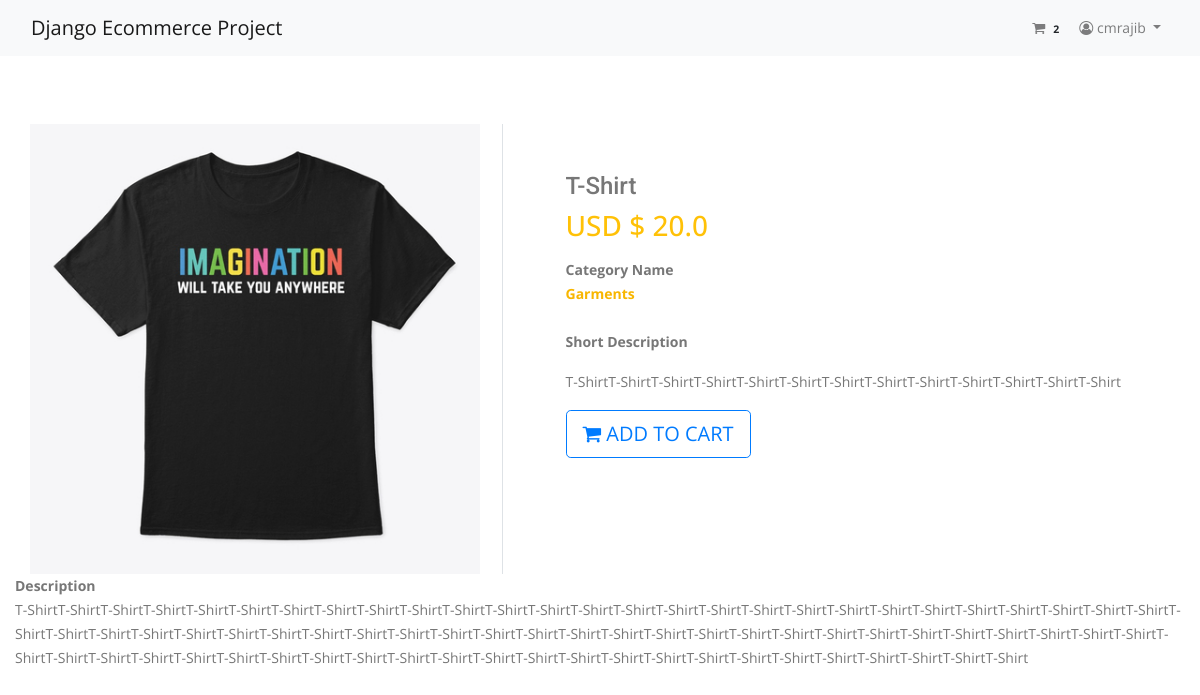
Page /product/3/ (signed in) on the committed database.
### App_Login/models.py (models this page shows, shortened)
class User(AbstractBaseUser, PermissionsMixin):
    email = models.EmailField(unique=True, null=False)
    is_staff = models.BooleanField(
        ugettext_lazy('Staff'), default=False,
        help_text=ugettext_lazy('Designates whether the user can log in the site')
    )
    is_active = models.BooleanField(
        ugettext_lazy('active'),
        default=True,
        help_text=ugettext_lazy('Designates whether this user should be treatea as active')
    )
    USERNAME_FIELD = 'email'
    objects = MyUserManager()

class Profile(models.Model):
    user = models.OneToOneField(User, on_delete=models.CASCADE, related_name='profile')
    username = models.CharField(max_length=264, null=True, blank=True)
    full_name = models.CharField(max_length=264, null=True, blank=True)
    address_1 = models.TextField(max_length=300, null=True, blank=True)
    city = models.CharField(max_length=40, null=True, blank=True)
    zipcode = models.CharField(max_length=10, null=True, blank=True)
    country = models.CharField(max_length=20, null=True, blank=True)
    phone = models.CharField(max_length=20, null=True, blank=True)
    date_joined = models.DateTimeField(auto_now_add=True)

### App_Order/models.py (models this page shows, shortened)
class Order(models.Model):
    orderitems = models.ManyToManyField(Cart)
    user = models.ForeignKey(settings.AUTH_USER_MODEL, on_delete=models.CASCADE)
    ordered = models.BooleanField(default=False)
    created = models.DateTimeField(auto_now_add=True)
    paymentId = models.CharField(max_length=264, blank=True, null=True)
    orderId = models.CharField(max_length=200, blank=True, null=True)

### App_Shop/models.py (models this page shows, shortened)
class Product(models.Model):
    mainimage = models.ImageField(upload_to='Product')
    name = models.CharField(max_length=264)
    category = models.ForeignKey(Category, on_delete=models.CASCADE, related_name='category')
    preview_text = models.TextField(max_length=200, verbose_name='Preview Text')
    details_text = models.TextField(max_length=1000, verbose_name='Description')
    price = models.FloatField()
    old_price = models.FloatField(default=0.0)
    created = models.DateTimeField(auto_now_add=True)
    class Meta:
        ordering = ['created',]

class Category(models.Model):
    title = models.CharField(max_length=30)
    created = models.DateTimeField(auto_now_add=True)
    def __str__(self):
        return self.title
    class Meta:
        verbose_name_plural = "Categories"

### App_Shop/views.py (the view)
# urls.py: path('product/<pk>/', views.ProductDetail.as_view(), name='product_detail'),
class ProductDetail(DetailView):
    model = Product
    template_name = 'App_Shop/product_detail.html'

### App_Order/templatetags/cart_tag.py (called while the page is built)
@register.filter
def cart_total(user):
    order = Order.objects.filter(user=user, ordered=False)
    if order.exists():
        return order[0].orderitems.count()
    else:
        return 0

### templates/App_Shop/product_detail.html
{% extends 'base.html' %}
{% block body_block %}
<div class="container my-5">
  <div class=" ">
    <div class="row">
      <aside class="col-sm-5 border-right">
        <article class="gallery-wrap">
          <div class=" ">
            <a href="#"><img src="{{ object.mainimage.url }}" style="width:450px;" ></a>
          </div>
        </article>
      </aside>
    <aside class="col-sm-7">
      <article class="card-body p-5">
        <h3 class=" ">{{ object.name }}</h3>
        <p class=" ">
          <span class="price h3 text-warning">
            <span class="">USD $ </span>
            <span class=""> {{ object.price }}</span>
          </span>
        </p>
        <dl class="item-property">
          <dt>Category Name</dt>
        <font color="red">  <b>{{ object.category }}</b></font>
<br><br>
          <dt>Short Description</dt>
          <dd>
            <p> {{ object.preview_text|linebreaks }}</p>
          </dd>
        </dl>
<a href=" {% url 'App_Order:add' object.pk %} " class="btn btn-lg btn-outline-primary text-uppercase">
<i class="fa fa-shopping-cart"></i> Add To Cart</a>
      </article>
    </aside>
    <dt>Description</dt>
  <p> {{ object.details_text|linebreaks }}</p><br><br>
  <br><br>
    </div>
  </div>
</div>
{% endblock %}

### templates/navbar.html (shortened to what this page needs)
{% load cart_tag %}
<nav class="navbar navbar-expand-lg navbar-light bg-light">
  <div class="container">
    <a class="navbar-brand" href="{% url 'App_Shop:home' %}"> Django Ecommerce Project</a>
<div class="collapse navbar-collapse" id="navbarNav">
  <ul class="navbar-nav ml-auto">
    {% if request.user.is_authenticated %}
    <li class="nav-item">
 <a class="nav-link" href=" {% url 'App_Order:cart' %} ">
   <i class="fa fa-shopping-cart" aria-hidden="true"></i>
<span class="badge badge-light"> {{ request.user | cart_total }}</span>
 </a>
    </li>
  <li class="nav-item dropdown">
 <a class="nav-link dropdown-toggle" href="#" id="navbarDropdown" role="button"
 data-toggle="dropdown" aria-haspopup="true" aria-expanded="false">
<i class="fa fa-user-circle-o"></i> {{ request.user.profile.username }}  </a>
  </li>
{% else %}
 <li class="nav-item">
   <a href="{% url 'App_Login:login' %}" class="btn btn-info btn-sm"> Login</a>
   <a href="{% url 'App_Login:signup' %}" class="btn btn-info btn-sm"> Signup</a>
 </li>
{% endif %}
  </ul>
    </div>
  </div>
</nav>

### static/css/style.css (style rules this page uses)
a { text-decoration: none; -webkit-transition: all 0.3s ease-in-out; -o-transition: all 0.3s ease-in-out; transition: all 0.3s ease-in-out; }
body { line-height: 24px; font-size: 14px; font-family: "Open Sans", sans-serif; font-weight: normal; color: #777777; }
h1, h2, h3, h4, h5, h6 { font-family: "Roboto", sans-serif; font-weight: 500; }
@media (min-width: 1200px) { .container { max-width: 1200px; } }
b, sup, sub, u, del { color: #f8b600; }
h3 { font-size: 24px; }

### rows in the picture
User: user|cart_total "2", user.profile.username "cmrajib"
Product: mainimage (picture), name "T-Shirt", price "20.0", category "Garments", preview_text "T-ShirtT-ShirtT-ShirtT-ShirtT-ShirtT-ShirtT-ShirtT-ShirtT-ShirtT-ShirtT-ShirtT-ShirtT-Shirt", details_text "T-ShirtT-ShirtT-ShirtT-ShirtT-ShirtT-ShirtT-ShirtT-ShirtT-ShirtT-ShirtT-ShirtT-ShirtT-ShirtT-ShirtT-ShirtT-ShirtT-ShirtT-ShirtT-ShirtT-ShirtT-ShirtT-ShirtT-ShirtT-ShirtT-ShirtT-ShirtT-ShirtT-ShirtT-ShirtT-ShirtT-ShirtT-ShirtT-ShirtT-ShirtT-ShirtT-ShirtT-ShirtT-ShirtT-ShirtT-ShirtT-ShirtT-ShirtT-ShirtT-ShirtT-ShirtT-ShirtT-ShirtT-ShirtT-ShirtT-ShirtT-ShirtT-ShirtT-ShirtT-ShirtT-ShirtT-ShirtT-ShirtT-ShirtT-ShirtT-ShirtT-ShirtT-ShirtT-ShirtT-ShirtT-ShirtT-ShirtT-ShirtT-ShirtT-ShirtT-ShirtT-ShirtT-ShirtT-ShirtT-ShirtT-ShirtT-ShirtT-ShirtT-Shirt"
